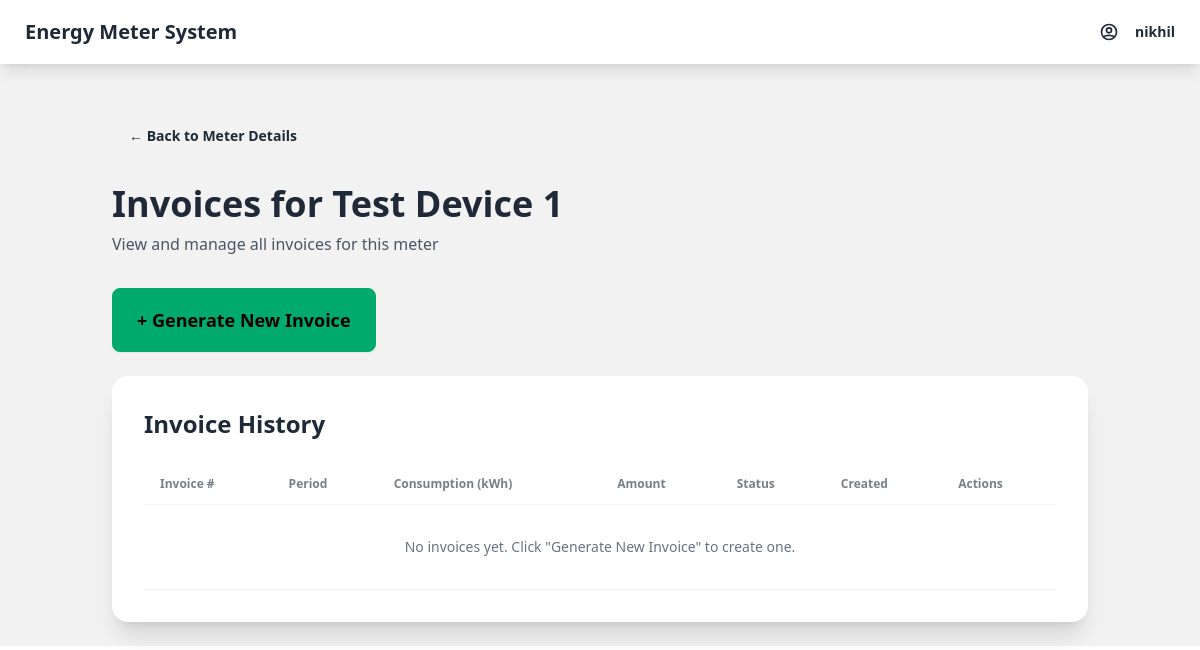
/billing/meter/1/invoices/ (signed in), run on an earlier commit of the app's database.
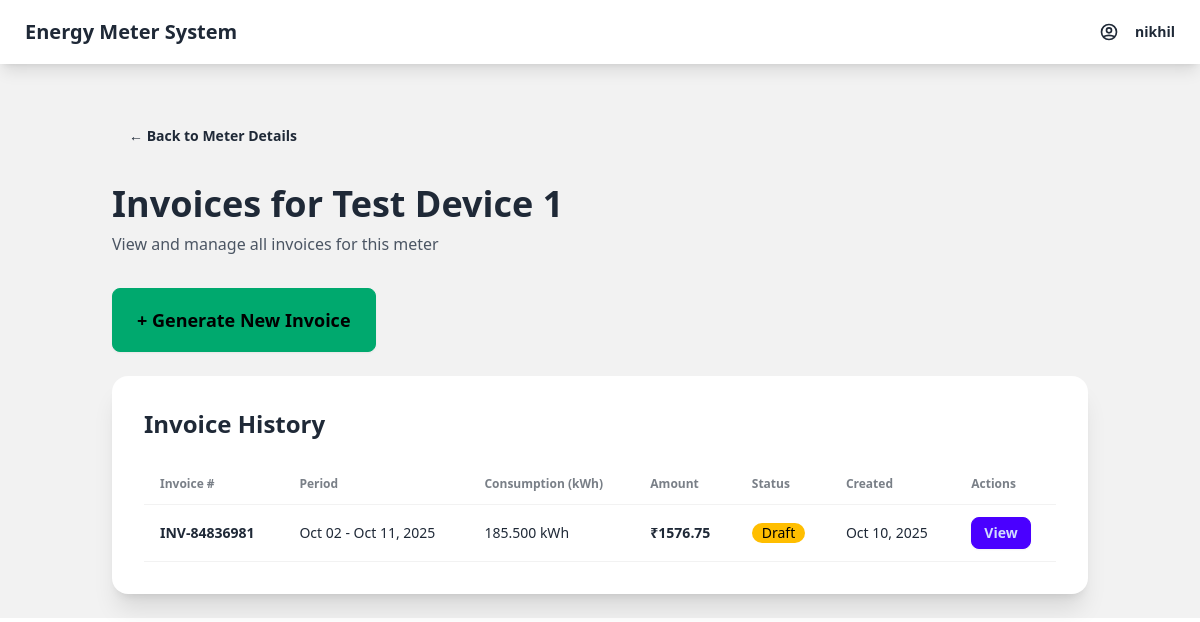
And on a later commit of the database.
### billing/models.py (models this page shows, shortened)
class Invoice(models.Model):
    STATUS_CHOICES = [
        ('draft', 'Draft'),
        ('sent', 'Sent'),
        ('paid', 'Paid'),
        ('overdue', 'Overdue'),
    ]
    meter = models.ForeignKey(Meter, on_delete=models.CASCADE, related_name='invoices')
    invoice_number = models.CharField(max_length=50, unique=True)
    billing_period_start = models.DateField()
    billing_period_end = models.DateField()
    total_kwh = models.DecimalField(max_digits=10, decimal_places=3)
    rate_per_kwh = models.DecimalField(max_digits=6, decimal_places=2)
    total_amount = models.DecimalField(max_digits=10, decimal_places=2)
    status = models.CharField(max_length=20, choices=STATUS_CHOICES, default='draft')
    created_at = models.DateTimeField(default=timezone.now)
    sent_at = models.DateTimeField(null=True, blank=True)
    notes = models.TextField(blank=True)
    class Meta:
        ordering = ['-created_at']

### billing/views.py (the view)
# urls.py: path('meter/<int:meter_id>/invoices/', views.meter_invoices, name='meter_invoices'),
@login_required
def meter_invoices(request, meter_id):
    meter = get_object_or_404(Meter, id=meter_id)
    invoices = Invoice.objects.filter(meter=meter)
    context = {
        'meter': meter,
        'invoices': invoices,
    }
    return render(request, 'billing/invoice_list.html', context)

### billing/templates/billing/invoice_list.html
{% extends 'dashboard/base.html' %}
{% block content %}
<div class="container mx-auto p-6">
    <div class="mb-6">
        <a href="{% url 'dashboard:meter_detail' meter.id %}" class="btn btn-ghost">
            ← Back to Meter Details
        </a>
    </div>
    <div class="mb-8">
        <h1 class="text-4xl font-bold mb-2">Invoices for {{ meter.name }}</h1>
        <p class="text-gray-600">View and manage all invoices for this meter</p>
    </div>
    <div class="mb-6">
        <a href="{% url 'billing:create_invoice' meter.id %}" class="btn btn-success btn-lg">
            + Generate New Invoice
        </a>
    </div>
    <div class="card bg-base-100 shadow-xl">
        <div class="card-body">
            <h2 class="card-title text-2xl mb-4">Invoice History</h2>
            <div class="overflow-x-auto">
                <table class="table table-zebra">
                    <thead>
                        <tr>
                            <th>Invoice #</th>
                            <th>Period</th>
                            <th>Consumption (kWh)</th>
                            <th>Amount</th>
                            <th>Status</th>
                            <th>Created</th>
                            <th>Actions</th>
                        </tr>
                    </thead>
                    <tbody>
                        {% for invoice in invoices %}
                        <tr>
                            <td class="font-semibold">{{ invoice.invoice_number }}</td>
                            <td>{{ invoice.billing_period_start|date:"M d" }} - {{ invoice.billing_period_end|date:"M d, Y" }}</td>
                            <td>{{ invoice.total_kwh }} kWh</td>
                            <td class="font-semibold">₹{{ invoice.total_amount }}</td>
                            <td>
                                {% if invoice.status == 'paid' %}
                                    <span class="badge badge-success">Paid</span>
                                {% elif invoice.status == 'sent' %}
                                    <span class="badge badge-info">Sent</span>
                                {% elif invoice.status == 'overdue' %}
                                    <span class="badge badge-error">Overdue</span>
                                {% else %}
                                    <span class="badge badge-warning">Draft</span>
                                {% endif %}
                            </td>
                            <td>{{ invoice.created_at|date:"M d, Y" }}</td>
                            <td>
                                <a href="{% url 'billing:invoice_detail' invoice.id %}" class="btn btn-sm btn-primary">View</a>
                            </td>
                        </tr>
                        {% empty %}
                        <tr>
                            <td colspan="7" class="text-center text-gray-500 py-8">
                                No invoices yet. Click "Generate New Invoice" to create one.
                            </td>
                        </tr>
                        {% endfor %}
                    </tbody>
                </table>
            </div>
        </div>
    </div>
</div>
{% endblock %}

What changed in the data, as far as the page shows it:
added Invoice: invoice_number "INV-84836981", billing_period_start "Oct 02", billing_period_end "Oct 11, 2025", total_kwh "185.500", total_amount "1576.75", status "Draft", created_at "Oct 10, 2025"
Also different on the page:
text no longer shown: "No invoices yet. Click \"Generate New Invoice\" to create one."
